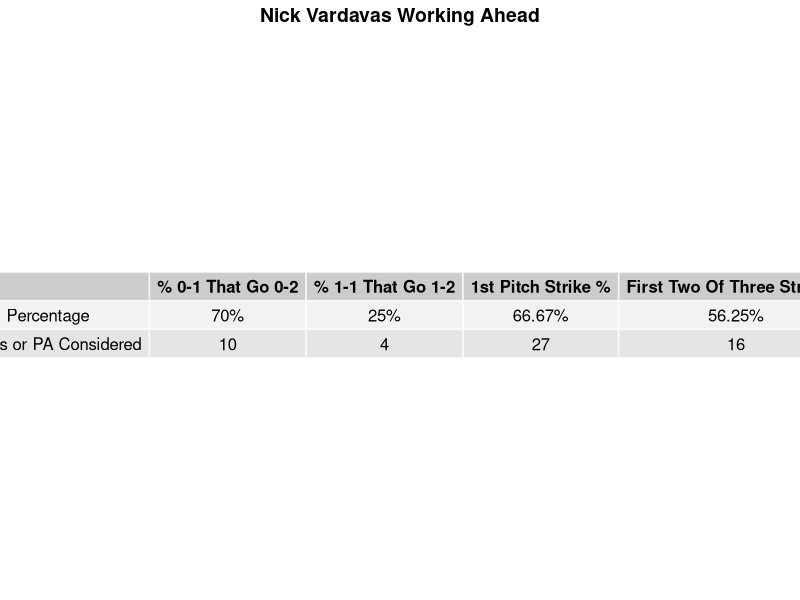
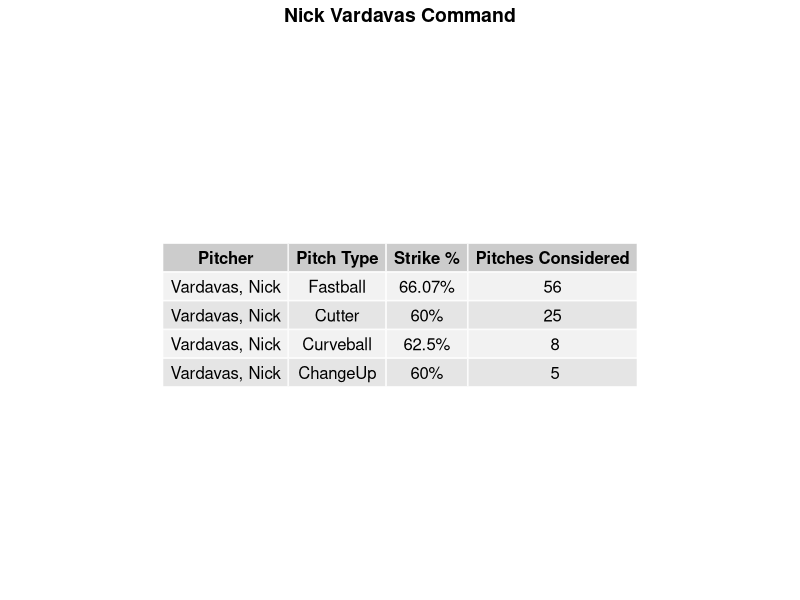
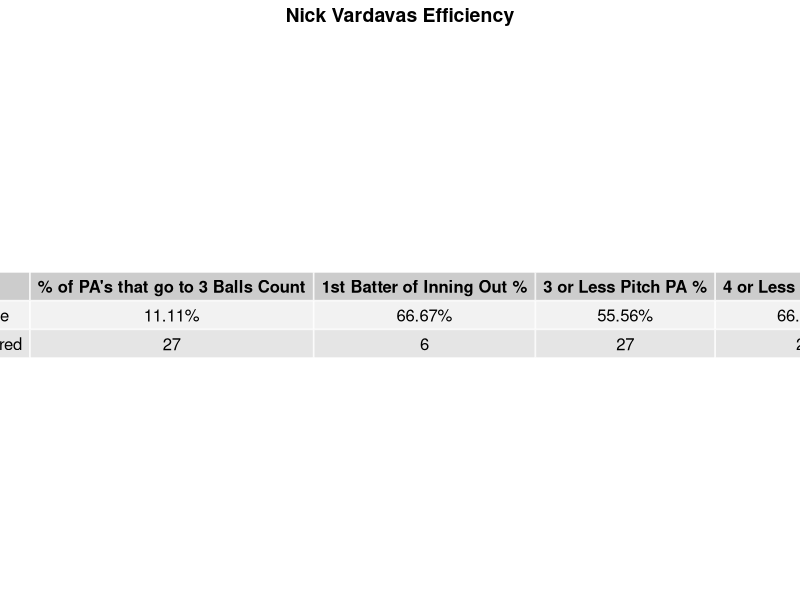
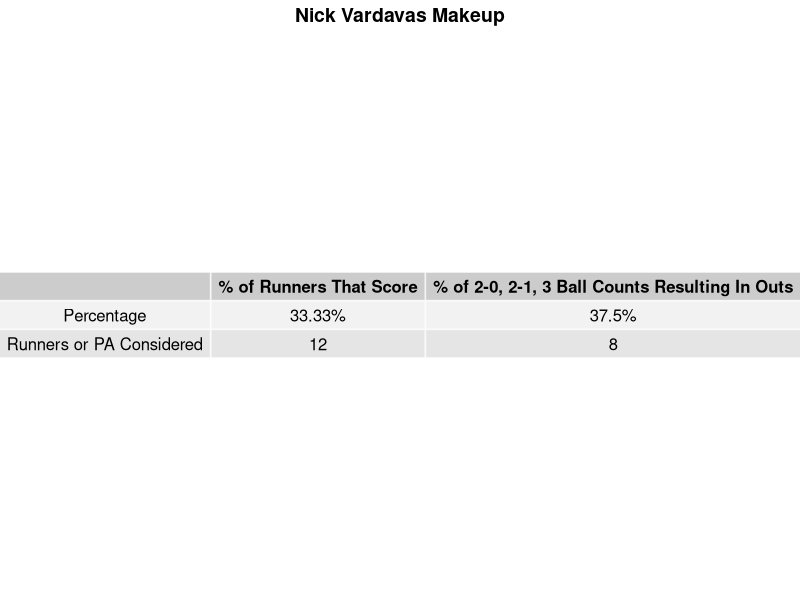
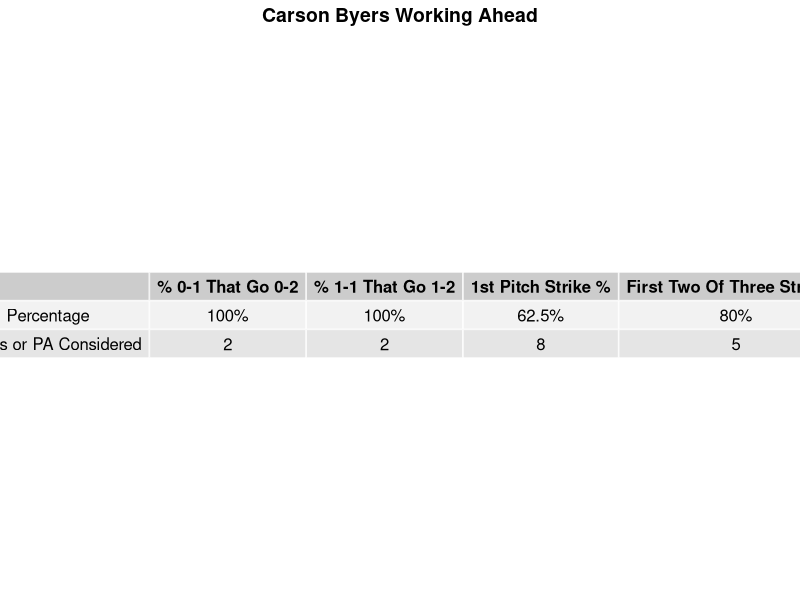
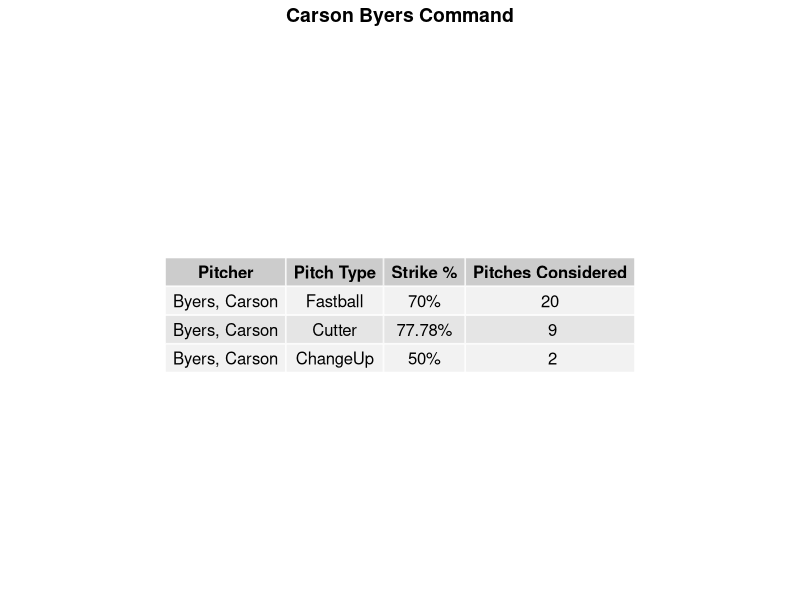
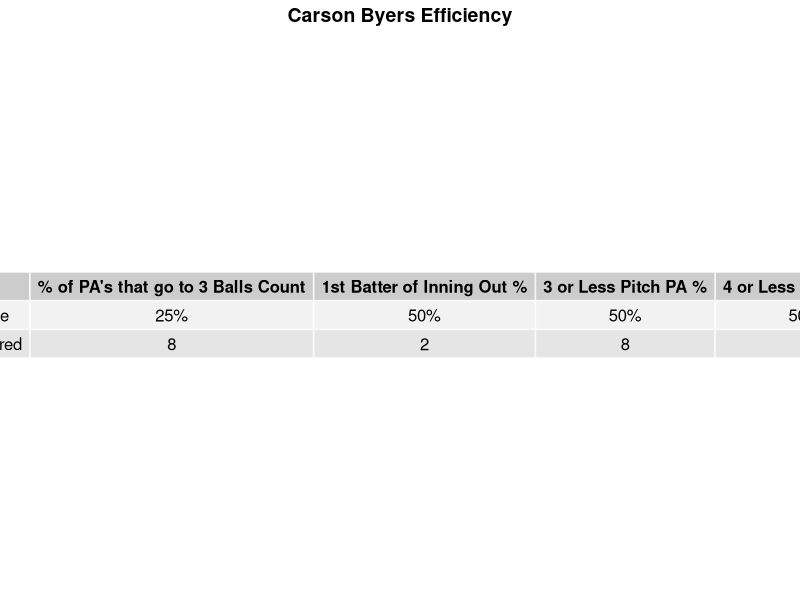
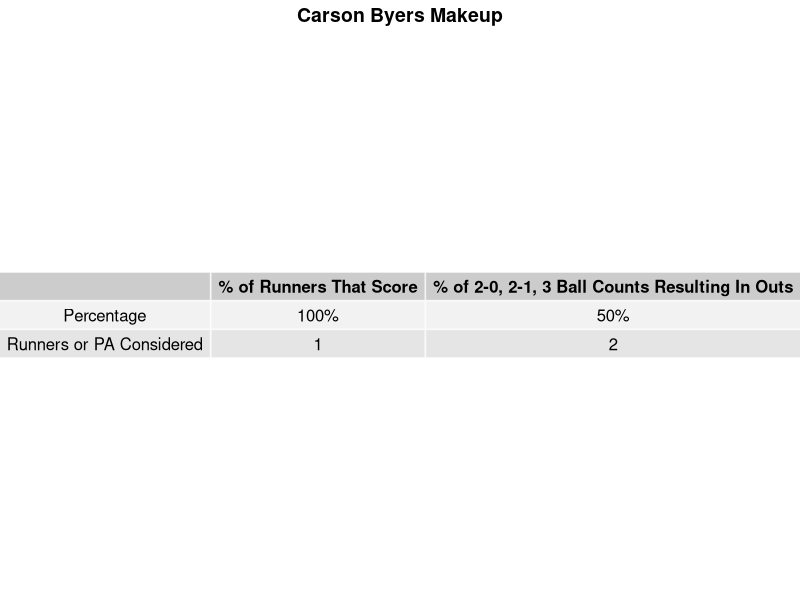

Write the R code that produced these figures, in order.
###############################################

## Creating Scully Reports
## Will Paz
## 7.16.24

###############################################
# Load necessary packages
library(tidyverse)
library(patchwork)
library(gridExtra)
library(grid)
library(kableExtra)
###############################################\
# Read in the data
df <- read_csv("20240317-McKieFieldStad-1_unverified.csv") # Change file as needed
glimpse(df)

###############################################

###############################################

#-------- Find the pitchers -------------------

findPitchers <- function(df) {
  pitchers <- unique(df %>%
                       filter(PitcherTeam == "MIA_RED") %>% # Change if needed
                       pull(Pitcher)) 
  return(pitchers)
}

###############################################

#-------------- Find the date -----------------

findDate <- function(df) {
  date <- unique(df$Date)
  return(date)
}

###############################################

#----- Create pitcher specific dataframe ------

pitcherDF <- function(df, pitcher) {
  pitcherDF <- df %>% 
    filter(Pitcher == pitcher) %>% 
    mutate(paofinningupdate = paste0(Date, Inning, PAofInning))
  return(pitcherDF)
}

###############################################

#------------ Name reformatting ---------------

reformatName <- function(pitcher) {
  # Split the pitcher's name into Last and First
  names <- str_split(pitcher, ", ")[[1]]
  first <- names[2]
  last <- names[1]
  full_name <- paste(first, last)
  return(full_name)
}

#------------ Name sanitizing ---------------

sanitizeName <- function(name) {
  # Replace spaces and special characters with underscores
  sanitized_name <- gsub("[^A-Za-z0-9]", "_", name)
  return(sanitized_name)
}

###############################################

#------------ Adjust the date -----------------

adjustDate <- function(date) {
  # Reformat the date to mm/dd/yy format
  date <- as.Date(date)
  formatted_date <- format(date, "%m/%d/%y")
  
  # Adjust formatted date to remove leading zero if present
  formatted_date <- gsub("0([1-9]/)", "\\1", formatted_date)
  
  return(formatted_date)
}

#------ Sanitize the date for filename -------

sanitizeDate <- function(date) {
  # Reformat the date to mm_dd_yy format
  date <- as.Date(date)
  formatted_date <- format(date, "%m_%d_%y")
  
  return(formatted_date)
}

###############################################

#--------------WORKING AHEAD-------------------

###############################################

# -------- 0-1 counts that become 0-2 ---------

oneStrike <- function(pitcher_df) {
  pitcher_df <- pitcher_df %>%
    mutate(Count = ifelse(Balls == "0" & Strikes == "1", 1, 0),
           rowID = row_number())
  
  # Identify the rows with Count01 and the next row
  filtered_df <- pitcher_df %>%
    filter(Count == 1) %>%
    select(rowID) %>%
    mutate(nextRowID = rowID + 1) %>%
    pivot_longer(cols = c(rowID, nextRowID), names_to = "type", values_to = "rowID") %>%
    select(rowID) %>%
    distinct() %>%
    inner_join(pitcher_df, by = "rowID") %>%
    filter(!(Balls == 0 & Strikes == 0) & Count != 1) %>%
    mutate(nextCount = ifelse(Balls == "0" & Strikes == "2", 1, 0))
  
  if (nrow(filtered_df) == 0) {
    final_df <- pitcher_df %>%
      group_by(Pitcher, PitcherId) %>%
      summarize(
        `% 0-1 That Go 0-2` = "0%",
        pitchesConsidered1 = 0,
        .groups = 'drop'
      )
  } else {
    final_df <- filtered_df %>%
      group_by(Pitcher, PitcherId) %>%
      summarize(
        `% 0-1 That Go 0-2` = mean(nextCount, na.rm = TRUE) * 100,
        pitchesConsidered1 = n(),
        .groups = 'drop'
      ) %>%
      mutate(`% 0-1 That Go 0-2` = paste0(round(`% 0-1 That Go 0-2`, 2), "%"))
  }
  
  return(final_df)
}

###############################################

# -------- 1-1 counts that become 1-2 ---------

oneBallOneStrike <- function(pitcher_df) {
  pitcher_df <- pitcher_df %>%
    mutate(Count = ifelse(Balls == "1" & Strikes == "1", 1, 0),
           rowID = row_number())
  
  # Identify the rows with Count11 and the next row
  filtered_df <- pitcher_df %>%
    filter(Count == 1) %>%
    select(rowID) %>%
    mutate(nextRowID = rowID + 1) %>%
    pivot_longer(cols = c(rowID, nextRowID), names_to = "type", values_to = "rowID") %>%
    select(rowID) %>%
    distinct() %>%
    inner_join(pitcher_df, by = "rowID") %>%
    filter(!(Balls == 0 & Strikes == 0) & Count != 1) %>%
    mutate(nextCount = ifelse(Balls == "1" & Strikes == "2", 1, 0))
  
  if (nrow(filtered_df) == 0) {
    final_df <- pitcher_df %>%
      group_by(Pitcher, PitcherId) %>%
      summarize(
        `% 1-1 That Go 1-2` = "0%",
        pitchesConsidered2 = 0,
        .groups = 'drop'
      )
  } else {
    final_df <- filtered_df %>%
      group_by(Pitcher, PitcherId) %>%
      summarize(
        `% 1-1 That Go 1-2` = mean(nextCount, na.rm = TRUE) * 100,
        pitchesConsidered2 = n(),
        .groups = 'drop'
      ) %>%
      mutate(`% 1-1 That Go 1-2` = paste0(round(`% 1-1 That Go 1-2`, 2), "%"))
  }
  
  return(final_df)
}

###############################################

# ------------ First Pitch Strike -------------

firstPitchStrike <- function(pitcher_df) {
  filtered_df <- pitcher_df %>% 
    filter(PitchofPA == 1) %>%
    mutate(FirstPitchK = ifelse(PitchCall %in% c("StrikeCalled", "StrikeSwinging", "FoulBall", 
                                                 "FoulBallNotFieldable", "InPlay"), 1, 0))
  
  if (nrow(filtered_df) == 0) {
    final_df <- pitcher_df %>%
      group_by(Pitcher, PitcherId) %>%
      summarize(
        `1st Pitch Strike %` = "0%",
        pitchesConsidered3 = 0,
        .groups = 'drop'
      )
  } else {
    final_df <- filtered_df %>%
      group_by(Pitcher, PitcherId) %>%
      summarize(
        `1st Pitch Strike %` = round(mean(FirstPitchK, na.rm = TRUE) * 100, 2),
        pitchesConsidered3 = n(),
        .groups = 'drop'
      ) %>%
      mutate(`1st Pitch Strike %` = paste(`1st Pitch Strike %`, "%", sep = ""))
  }
  
  return(final_df)
}

###############################################

# ------- First 2 of 3 Pitches Strikes --------

firstTwoOfThreeStrikes <- function(pitcher_df) {
  final_df <- pitcher_df %>%
    group_by(paofinningupdate) %>%
    filter(n() >= 3) %>%
    slice_head(n = 3) %>%
    ungroup() %>% 
    group_by(paofinningupdate) %>%
    mutate(firstTwoOfThreeStrike = as.integer(sum(PitchCall %in% c("StrikeSwinging", "StrikeCalled", 
                                                                   "FoulBall", "InPlay", 
                                                                   "FoulBallNotFieldable")) >= 2)) %>%
    group_by(PitcherId, Pitcher, paofinningupdate) %>%
    summarize(firstTwoOfThreeStrike = mean(firstTwoOfThreeStrike, na.rm = TRUE)) %>%
    group_by(PitcherId, Pitcher) %>%
    summarize(`First Two Of Three Strike %` = round(mean(firstTwoOfThreeStrike, na.rm = TRUE) * 100, 2),
              plateAppearances1 = n()) %>%
    mutate(`First Two Of Three Strike %` = paste(`First Two Of Three Strike %`, "%", sep = ""))
  return(final_df)
}

###############################################

#---------- Working ahead function ------------

workingAhead <- function(pitcher_df) {
  # Perform the joins
  new_df <- oneStrike(pitcher_df) %>%
    inner_join(oneBallOneStrike(pitcher_df)) %>%
    inner_join(firstPitchStrike(pitcher_df)) %>%
    inner_join(firstTwoOfThreeStrikes(pitcher_df)) %>% 
    select(-PitcherId)
  
  # Select percentage columns
  pct_df <- new_df %>% 
    select(Pitcher, `% 0-1 That Go 0-2`, `% 1-1 That Go 1-2`,
            `1st Pitch Strike %`, `First Two Of Three Strike %`)
  
  # Changes the pitcher's name to percentage for the aesthetic 
  pct_df$Pitcher[1] <- "Percentage"
  
  # New row for all of the pitches considered or plate appearances
  new_row <- c("Pitches or PA Considered", new_df$pitchesConsidered1[1], new_df$pitchesConsidered2[1],
               new_df$pitchesConsidered3[1], new_df$plateAppearances1[1])
  
  # Convert the new row to a data frame
  new_row_df <- as.data.frame(t(new_row), stringsAsFactors = FALSE)
  
  # Set column names for the new row data frame
  colnames(new_row_df) <- colnames(pct_df)
  
  # Combine the long data frames
  final_df <- rbind(pct_df, new_row_df) %>% 
    rename(" " = "Pitcher")
  
  return(final_df)
}

###############################################

#------------------ COMMAND -------------------

commandDF <- function(pitcher_df) {
  strike_vector <- c("StrikeCalled", "StrikeSwinging", "FoulBall", "InPlay", "FoulBallNotFieldable")
  
  command_df <- pitcher_df %>%
    group_by(PitcherId, Pitcher, TaggedPitchType) %>%
    mutate(strike = if_else(PitchCall %in% strike_vector, 1, 0)) %>%
    summarize(`Strike %` = sum((strike)/n()),
              `Pitches Considered` = n()) %>% 
    ungroup() %>% 
    rename("Pitch Type" = "TaggedPitchType")
  
  command_df$`Strike %` <- round(command_df$`Strike %` * 100, 2)
  command_df$`Strike %` <- paste(command_df$`Strike %`, "%", sep = "")
  
  command_df <- command_df %>%
    arrange(desc(`Pitches Considered`)) %>% 
    mutate(PitcherId = NULL)
  return(command_df)
}

###############################################

#--------------- EFFICIENCY -------------------

###############################################

# ----------- Three Ball Counts ---------------

threeBallCounts <- function(pitcher_df) { 
  ball3Counts <- pitcher_df %>%
    group_by(paofinningupdate) %>%
    mutate(
      `% of PA's that go to 3 Balls Count` = as.integer(any(Balls == 3))
    )
  
  if (nrow(ball3Counts) == 0) {
    final_df <- pitcher_df %>%
      group_by(PitcherId, Pitcher) %>%
      summarize(
        `% of PA's that go to 3 Balls Count` = "0%",
        plateAppearances2 = 0,
        .groups = 'drop'
      )
  } else {
    ball3Counts <- ball3Counts %>%
      group_by(PitcherId, Pitcher, paofinningupdate) %>%
      summarize(`% of PA's that go to 3 Balls Count` = mean(`% of PA's that go to 3 Balls Count`, na.rm = TRUE)) %>% 
      ungroup() %>% 
      group_by(PitcherId, Pitcher) %>%
      summarize(`% of PA's that go to 3 Balls Count` = mean(`% of PA's that go to 3 Balls Count`, na.rm = TRUE),
                plateAppearances2 = n()) %>% 
      ungroup()
    
    ball3Counts$`% of PA's that go to 3 Balls Count` <- round(ball3Counts$`% of PA's that go to 3 Balls Count` * 100, 2)
    ball3Counts$`% of PA's that go to 3 Balls Count` <- paste(ball3Counts$`% of PA's that go to 3 Balls Count`, "%", sep = "")
    
    final_df <- ball3Counts
  }
  
  return(final_df)
}

###############################################

# ------- First Batter of Inning Out % --------

firstBatterOut <- function(pitcher_df) {
  firstBatterLastRow <- pitcher_df %>%
    filter(substr(paofinningupdate, nchar(paofinningupdate), nchar(paofinningupdate)) == "1") %>%
    group_by(paofinningupdate) %>%
    slice_tail(n = 1) %>%
    mutate(Out = as.integer(PlayResult == "Out" | PitchCall %in% c("StrikeSwinging", "StrikeCalled"))) %>%
    ungroup()
  
  if (nrow(firstBatterLastRow) == 0) {
    final_df <- pitcher_df %>%
      group_by(PitcherId, Pitcher) %>%
      summarize(
        `1st Batter of Inning Out %` = "0%",
        plateAppearances3 = 0,
        .groups = 'drop'
      )
  } else {
    final_df <- firstBatterLastRow %>%
      group_by(PitcherId, Pitcher) %>%
      summarize(
        `1st Batter of Inning Out %` = round(mean(Out, na.rm = TRUE) * 100, 2),
        plateAppearances3 = n(),
        .groups = 'drop'
      ) %>%
      mutate(`1st Batter of Inning Out %` = paste(`1st Batter of Inning Out %`, "%", sep = "")) %>% 
      ungroup()
  }
  
  return(final_df)
}

###############################################

# --------- 3 Pitches or less PA --------------

threeOrLess <- function(pitcher_df) { ## Consider if there's a result?
  result <- pitcher_df %>%
    group_by(paofinningupdate, Pitcher, PitcherId) %>%
    summarize(count = n(), .groups = 'drop') %>%
    mutate(threeOrLess = ifelse(count <= 3, 1, 0))
  
  threeOrLessPitchPA <- result %>%
    group_by(Pitcher, PitcherId) %>%
    summarize(`3 or Less Pitch PA %` = round(mean(threeOrLess, na.rm = TRUE) * 100, 2),
              plateAppearances4 = n(), .groups = 'drop') %>%
    mutate(`3 or Less Pitch PA %` = paste(`3 or Less Pitch PA %`, "%", sep = "")) %>% 
    ungroup()
  return(threeOrLessPitchPA)
}

###############################################

# --------- 4 Pitches or less PA --------------

fourOrLess <- function(pitcher_df) { ## Consider if there's a result?
  result <- pitcher_df %>%
    group_by(paofinningupdate, Pitcher, PitcherId) %>%
    summarize(count = n(), .groups = 'drop') %>%
    mutate(fourOrLess = ifelse(count <= 4, 1, 0))
  
  fourOrLessPitchPA <- result %>%
    group_by(Pitcher, PitcherId) %>%
    summarize(`4 or Less Pitch PA %` = round(mean(fourOrLess, na.rm = TRUE) * 100, 2),
              plateAppearances5 = n(), .groups = 'drop') %>%
    mutate(`4 or Less Pitch PA %` = paste(`4 or Less Pitch PA %`, "%", sep = "")) %>% 
    ungroup()
  return(fourOrLessPitchPA)
}

###############################################

#----------- Efficiency function --------------

effiencyDF <- function(pitcher_df) {
  # Join the effiency dataframes
  new_df <- inner_join(threeBallCounts(pitcher_df), firstBatterOut(pitcher_df)) %>% 
    inner_join(threeOrLess(pitcher_df)) %>% 
    inner_join(fourOrLess(pitcher_df)) %>% 
    mutate(PitcherId = NULL)
  
  # Select percentage columns
  pct_df <- new_df %>% 
    select(Pitcher, `% of PA's that go to 3 Balls Count`, `1st Batter of Inning Out %`,
           `3 or Less Pitch PA %`, `4 or Less Pitch PA %`)
  
  # Changes the pitcher's name to percentage for the aesthetic 
  pct_df$Pitcher[1] <- "Percentage"
  
  # New row for all of the pitches considered or plate appearances
  new_row <- c("PA Considered", new_df$plateAppearances2[1], new_df$plateAppearances3[1],
               new_df$plateAppearances4[1], new_df$plateAppearances5[1])
  
  # Convert the new row to a data frame
  new_row_df <- as.data.frame(t(new_row), stringsAsFactors = FALSE)
  
  # Set column names for the new row data frame
  colnames(new_row_df) <- colnames(pct_df)
  
  # Combine the long data frames
  final_df <- rbind(pct_df, new_row_df) %>% 
    rename(" " = "Pitcher")
  
  return(final_df)
}

###############################################

#----------------- MAKEUP ---------------------

###############################################

# ------ Percent of Runners that Score --------

scoringRunners <- function(pitcher_df) {
  scoring_df <- pitcher_df %>%
    mutate(Runners = if_else(PlayResult %in% c("Double", "Triple", "HomeRun", "Single", "Error") |
                               KorBB == "Walk" | PitchCall == "HitByPitch", 1, 0))
  
  if (sum(scoring_df$Runners, na.rm = TRUE) == 0) {
    final_df <- pitcher_df %>%
      group_by(PitcherId, Pitcher) %>%
      summarize(
        `% of Runners That Score` = "0%",
        runnersConsidered = 0,
        .groups = 'drop'
      )
  } else {
    final_df <- scoring_df %>%
      group_by(Pitcher, PitcherId) %>%
      summarize(
        `% of Runners That Score` = round(sum(RunsScored, na.rm = TRUE) / sum(Runners, na.rm = TRUE) * 100, 2),
        runnersConsidered = sum(Runners == 1, na.rm = TRUE),
        .groups = 'drop'
      ) %>%
      mutate(`% of Runners That Score` = paste(`% of Runners That Score`, "%", sep = ""))
  }
  
  return(final_df)
}

###############################################

# Percent of 2-0, 2-1, 3 Ball Count ends w/ outs

badCountOuts <- function(pitcher_df) {
  badCounts <- pitcher_df %>%
    group_by(paofinningupdate) %>%
    filter(
      any((Balls == 2 & Strikes %in% c(0, 1)) | Balls == 3)
    ) %>%
    slice_tail(n = 1) %>%
    mutate(Out = if_else(PlayResult == "Out" | KorBB == "Strikeout", 1, 0)) %>%
    ungroup()
  
  if (nrow(badCounts) == 0) {
    final_df <- pitcher_df %>%
      group_by(PitcherId, Pitcher) %>%
      summarize(
        `% of 2-0, 2-1, 3 Ball Counts Resulting In Outs` = "0%",
        plateAppearances6 = 0,
        .groups = 'drop'
      )
  } else {
    final_df <- badCounts %>%
      group_by(Pitcher, PitcherId) %>%
      summarize(
        `% of 2-0, 2-1, 3 Ball Counts Resulting In Outs` = round(mean(Out, na.rm = TRUE) * 100, 2),
        plateAppearances6 = n(),
        .groups = 'drop'
      ) %>%
      mutate(`% of 2-0, 2-1, 3 Ball Counts Resulting In Outs` = paste(`% of 2-0, 2-1, 3 Ball Counts Resulting In Outs`, "%", sep = ""))
  }
  
  return(final_df)
}

###############################################

#------------- Makeup function ----------------

makeupDF <- function(pitcher_df) {
  # Join the dataframes
  new_df <- inner_join(scoringRunners(pitcher_df), badCountOuts(pitcher_df)) %>%
    mutate(PitcherId = NULL)
  
  # Select percentage columns
  pct_df <- new_df %>% 
    select(Pitcher, `% of Runners That Score`, `% of 2-0, 2-1, 3 Ball Counts Resulting In Outs`)
  
  # Changes the pitcher's name to percentage for the aesthetic 
  pct_df$Pitcher[1] <- "Percentage"
  
  # New row for all of the pitches considered or plate appearances
  new_row <- c("Runners or PA Considered", new_df$runnersConsidered[1], new_df$plateAppearances6[1])
  
  # Convert the new row to a data frame
  new_row_df <- as.data.frame(t(new_row), stringsAsFactors = FALSE)
  
  # Set column names for the new row data frame
  colnames(new_row_df) <- colnames(pct_df)
  
  # Combine the long data frames
  final_df <- rbind(pct_df, new_row_df) %>% 
    rename(" " = "Pitcher")
  
  return(final_df)
}

###############################################

#----------------- TABLES ---------------------

###############################################

#----------- Working Ahead Table --------------

workingAheadTable <- function(working_ahead_df, pitcher) {
  # Reformat the name
  full_name <- reformatName(pitcher)
  
  # Create the tableGrob object
  table <- tableGrob(working_ahead_df, rows = NULL)
  
  # Add a title to the table
  title_text <- paste(full_name, "Working Ahead")
  
  # Create a textGrob for the title
  title <- textGrob(title_text, gp = gpar(fontsize = 14, fontface = "bold"))
  
  # Combine the title and tableGrob using grid.arrange
  table <- grid.arrange(title, table, ncol = 1, heights = c(0.05, 0.95))
  return(table)
}

###############################################

#------------- Command Table ------------------

commandTable <- function(command_df, pitcher) {
  # Reformat the name
  full_name <- reformatName(pitcher)
  
  # Create the tableGrob object
  table <- tableGrob(command_df, rows = NULL)
  
  # Add a title to the table
  title_text <- paste(full_name, "Command")
  
  # Create a textGrob for the title
  title <- textGrob(title_text, gp = gpar(fontsize = 14, fontface = "bold"))
  
  # Combine the title and tableGrob using grid.arrange
  table <- grid.arrange(title, table, ncol = 1, heights = c(0.05, 0.95))
  return(table)
}

###############################################

#----------- Efficiency Table -----------------

effiencyTable <- function(effiency_df, pitcher) {
  # Reformat the name
  full_name <- reformatName(pitcher)
  
  # Create the tableGrob object
  table <- tableGrob(effiency_df, rows = NULL)
  
  # Add a title to the table
  title_text <- paste(full_name, "Efficiency")
  
  # Create a textGrob for the title
  title <- textGrob(title_text, gp = gpar(fontsize = 14, fontface = "bold"))
  
  # Combine the title and tableGrob using grid.arrange
  table <- grid.arrange(title, table, ncol = 1, heights = c(0.05, 0.95))
  return(table)
}

###############################################

#------------- Makeup Table -------------------

makeupTable <- function(makeup_df, pitcher) {
  # Reformat the name
  full_name <- reformatName(pitcher)
  
  # Create the tableGrob object
  table <- tableGrob(makeup_df, rows = NULL)
  
  # Add a title to the table
  title_text <- paste(full_name, "Makeup")
  
  # Create a textGrob for the title
  title <- textGrob(title_text, gp = gpar(fontsize = 14, fontface = "bold"))
  
  # Combine the title and tableGrob using grid.arrange
  table <- grid.arrange(title, table, ncol = 1, heights = c(0.05, 0.95))
  return(table)
}

###############################################

# --------- PUTTING IT ALL TOGETHER -----------

###############################################

#------------- Create the report --------------

createReports <- function(df) {
  pitchers <- findPitchers(df)
  date <- findDate(df)
  
  for (pitcher in pitchers) {
    pitcher_df <- pitcherDF(df, pitcher)
    
    working_ahead_table <- workingAheadTable(workingAhead(pitcher_df), pitcher)
    command_table <- commandTable(commandDF(pitcher_df), pitcher)
    effiency_table <- effiencyTable(effiencyDF(pitcher_df), pitcher)
    makeup_table <- makeupTable(makeupDF(pitcher_df), pitcher)
    
    plot_layout1 <- "
      A
      B
      C
      D"
    
    scullyGraphic <- wrap_plots(working_ahead_table, command_table, effiency_table, makeup_table,
                                 design = plot_layout1)
    
    # Save the dashboard as an image file in the current working directory
    full_name <- reformatName(pitcher)
    sanitized_name <- sanitizeName(full_name)
    sanitized_date <- sanitizeDate(date)
    file_name <- paste0(sanitized_name, "_Scully_Report_", sanitized_date, ".png")
    
    ggsave(filename = file_name[1], plot = scullyGraphic, width = 12, height = 8)
  }
}

###############################################
# Create and save the reports in the current working directory
createReports(df)
